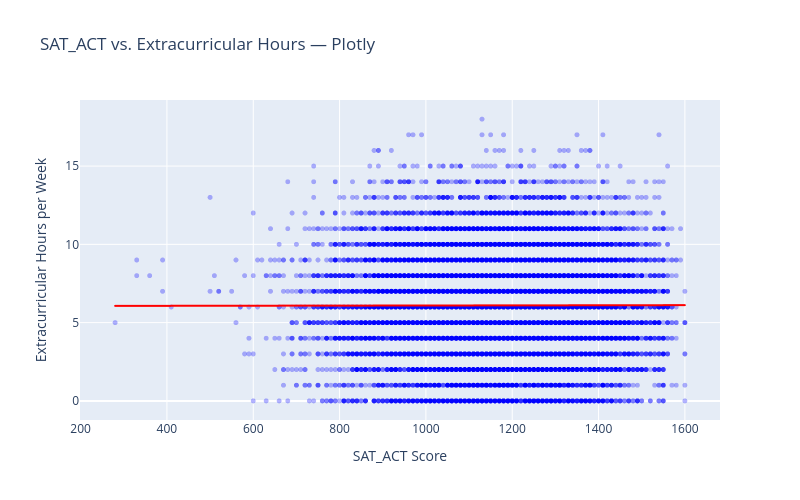

Notebook code for this chart:
### Markdown cell above
<div style="font-family:'Times New Roman',serif;text-align:center;background-color:#F5F8FC;padding:15px;border-radius:10px"><h2 style="color:#9333EA;font-size:28px">Scatter Plot Using Plotly</h2></div>

<p style="font-family:'Times New Roman',serif;font-size:17px"><b>Task:</b> Visualize SAT_ACT scores and extracurricular hours with a linear trendline.</p>

### Code cell
# Step 1: Import libraries
import plotly.express as px

# Step 2: Create interactive scatter plot with OLS trendline
fig = px.scatter(df, x='SAT_ACT', y='Extracurricular_Hours',
                 trendline='ols', title='SAT_ACT vs. Extracurricular Hours — Plotly',
                 color_discrete_sequence=['blue'], opacity=0.3)

# Step 2: Format trendline and labels
fig.update_traces(marker=dict(size=5), selector=dict(mode='markers'))
fig.update_traces(line=dict(color='red'), selector=dict(mode='lines'))
fig.update_layout(xaxis_title='SAT_ACT Score',
                  yaxis_title='Extracurricular Hours per Week',
                  width=800, height=500)
fig.show()

### Figure 1 — Plotly figure (JSON) as saved in the notebook; plotly's stock layout.template omitted (floating-point values rounded to 4 significant figures; data arrays with more than 128 entries replaced by an {"elided": "..."} marker saying what was removed)
{"data": [{"hovertemplate": "SAT_ACT=%{x}<br>Extracurricular_Hours=%{y}<extra></extra>", "legendgroup": "", "marker": {"color": "blue", "opacity": 0.3, "size": 5, "symbol": "circle"}, "mode": "markers", "name": "", "showlegend": false, "type": "scattergl", "x": {"elided": "17339 int values"}, "xaxis": "x", "y": {"elided": "17339 int values"}, "yaxis": "y"}, {"hovertemplate": "<b>OLS trendline</b><br>Extracurricular_Hours = 3.56734e-05 * SAT_ACT + 6.05846<br>R<sup>2</sup>=0.000004<br><br>SAT_ACT=%{x}<br>Extracurricular_Hours=%{y} <b>(trend)</b><extra></extra>", "legendgroup": "", "line": {"color": "red"}, "marker": {"color": "blue", "symbol": "circle"}, "mode": "lines", "name": "", "showlegend": false, "type": "scattergl", "x": {"elided": "17339 int values"}, "xaxis": "x", "y": {"elided": "17339 float values"}, "yaxis": "y"}], "layout": {"height": 500, "legend": {"tracegroupgap": 0}, "title": {"text": "SAT_ACT vs. Extracurricular Hours — Plotly"}, "width": 800, "xaxis": {"anchor": "y", "domain": [0.0, 1.0], "title": {"text": "SAT_ACT Score"}}, "yaxis": {"anchor": "x", "domain": [0.0, 1.0], "title": {"text": "Extracurricular Hours per Week"}}}}
